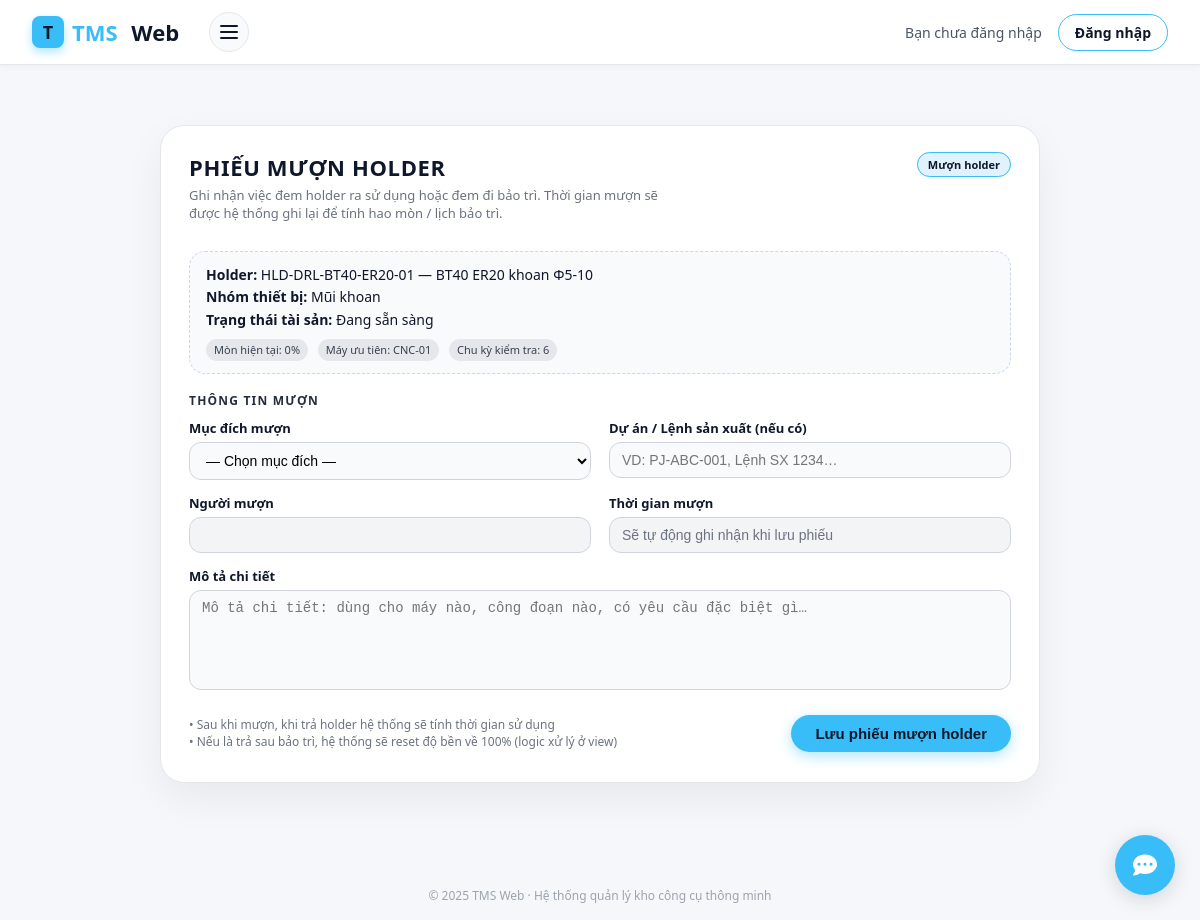
Page /holder-muontra/borrow/3/ on the earlier database version.
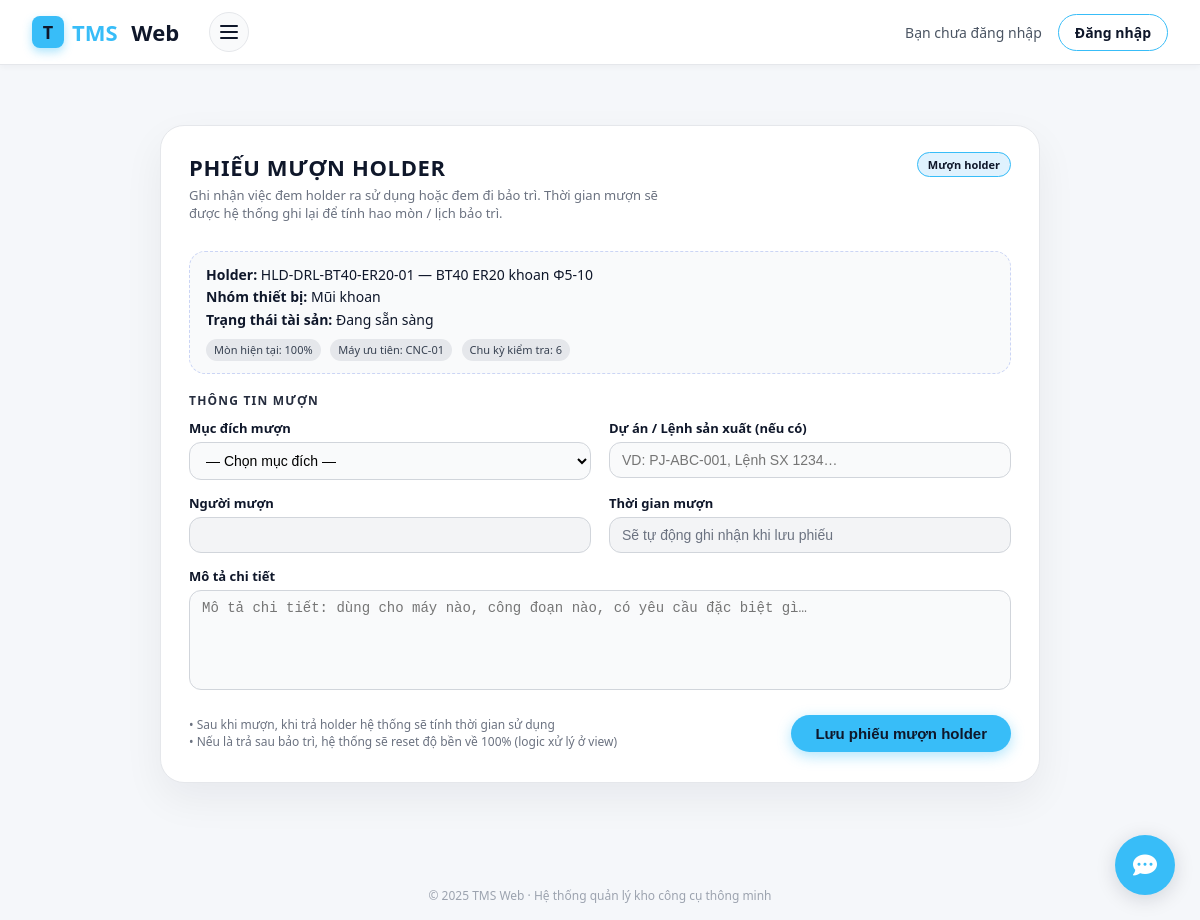
Same page on the later database version.
### holder/models.py (models this page shows, shortened)
class Holder(models.Model):
    ten_thiet_bi = models.CharField(max_length=200)
    nhom_thiet_bi = models.CharField(max_length=100)
    ma_noi_bo = models.CharField(max_length=50, unique=True)
    ma_nha_sx = models.CharField(max_length=100)
    loai_holder = models.CharField(max_length=100, blank=True, null=True)
    so_serial = models.CharField(max_length=100, blank=True, null=True)
    nha_san_xuat = models.CharField(max_length=100, blank=True, null=True)
    nha_cung_cap = models.CharField(max_length=150, blank=True, null=True)
    nguoi_quan_ly = models.CharField(max_length=100, blank=True, null=True)
    TRANG_THAI_CHOICES = [
        ("dang_su_dung", "Đang sẵn sàng"),
        ("dang_bao_tri", "Đang bảo trì"),
        ("ngung_su_dung", "Ngừng sử dụng"),
        ("dang_duoc_muon", "Đang được mượn"),
    ]
    trang_thai_tai_san = models.CharField(
        max_length=20,
        choices=TRANG_THAI_CHOICES,
        blank=True,
        null=True,
    )
    chuan_ga = models.CharField(max_length=50, blank=True, null=True)
    loai_kep = models.CharField(max_length=50, blank=True, null=True)
    chieu_dai_lam_viec = models.DecimalField(
        max_digits=6, decimal_places=2, blank=True, null=True
    )
    duong_kinh_kep_max = models.DecimalField(
        max_digits=6, decimal_places=2, blank=True, null=True
    )
    tu = models.CharField(max_length=50, blank=True, null=True)
    ngan = models.CharField(max_length=50, blank=True, null=True)
    may_uu_tien = models.CharField(max_length=200, blank=True, null=True)
    ngay_nhap_kho = models.DateField(blank=True, null=True)
    gia_tri_mua = models.BigIntegerField(blank=True, null=True)
    chu_ky_kiem_tra = models.CharField(max_length=100, blank=True, null=True)
    lan_kiem_tra_gan_nhat = models.DateField(blank=True, null=True)
    so_lan_ga_thao = models.IntegerField(blank=True, null=True)
    danh_gia_gan_nhat = models.TextField(blank=True, null=True)
    cv = models.DecimalField(  # Độ cứng vững
        max_digits=4, decimal_places=1, blank=True, null=True
    )
    dx = models.DecimalField(  # Độ chính xác gá kẹp
        max_digits=4, decimal_places=1, blank=True, null=True
    )
    mon = models.IntegerField(blank=True, null=True)  # % mòn
    tan_suat = models.IntegerField(blank=True, null=True)  # lần/tháng
    ld = models.DecimalField(  # chiều dài nhô dao
        max_digits=6, decimal_places=2, blank=True, null=True
    )
    ket_luan_fuzzy = models.TextField(blank=True, null=True)
    tool_khuyen_dung = models.ManyToManyField(
        'tool.tool',          # hoặc 'Tool' nếu cùng app
        blank=True,
        related_name='holders_khuyen_dung',
        help_text="Các tool tương thích & khuyên dùng với holder này"
    )
    ma_nhom_tuong_thich = models.CharField(
        max_length=50,
        blank=True,
        null=True,
        help_text="Nếu 2 holder có cùng mã này thì coi như tương thích / thay thế cho nhau"
    )
    created_at = models.DateTimeField(auto_now_add=True)

### holder_muontra/views.py (the view, shortened to what this page needs)
# urls.py: path("borrow/<int:holder_id>/", views.borrow_for_holder, name="borrow_for_holder"),
def borrow_for_holder(request, holder_id):
    holder = get_object_or_404(Holder, pk=holder_id)
    if holder.trang_thai_tai_san != "dang_su_dung":
        messages.error(
            request,
            f"Holder hiện đang ở trạng thái: {holder.get_trang_thai_tai_san_display()}, không thể mượn."
        )
        return redirect("holder_muontra:history_holder")
    if HolderHistory.objects.filter(holder=holder, trang_thai="DANG_MUON").exists():
        messages.error(request, "Holder này đã có phiếu mượn đang mở.")
        return redirect("holder_muontra:history_holder")
    context = {
        "holder": holder,
        "MUC_DICH_CHOICES": HolderHistory.MUC_DICH_CHOICES,
    }
    return render(request, "holder_borrow.html", context)

### templates/holder_borrow.html (shortened to what this page needs)
{% extends "base.html" %}
{% block content %}
<div class="holder-borrow-page">
  <div class="hb-card">
    <div class="hb-header">
      <div>
        <div class="hb-title">Phiếu mượn holder</div>
        <p class="hb-sub">
          Ghi nhận việc đem holder ra sử dụng hoặc đem đi bảo trì.
          Thời gian mượn sẽ được hệ thống ghi lại để tính hao mòn / lịch bảo trì.
        </p>
      </div>
      <div>
        <span class="hb-badge">Mượn holder</span>
      </div>
    </div>
    <div class="hb-info-box">
      <div class="hb-info-line">
        <strong>Holder:</strong>
        {{ holder.ma_noi_bo }} — {{ holder.ten_thiet_bi }}
      </div>
      <div class="hb-info-line">
        <strong>Nhóm thiết bị:</strong>
        {{ holder.nhom_thiet_bi|default:"(chưa khai báo)" }}
      </div>
      <div class="hb-info-line">
        <strong>Trạng thái tài sản:</strong>
        {{ holder.get_trang_thai_tai_san_display|default:"(chưa thiết lập)" }}
      </div>
      <div class="hb-info-line" style="margin-top:4px;">
        {% if holder.mon is not None %}
          <span class="hb-info-tag">Mòn hiện tại: {{ holder.mon }}%</span>
        {% endif %}
        {% if holder.may_uu_tien %}
          <span class="hb-info-tag">Máy ưu tiên: {{ holder.may_uu_tien }}</span>
        {% endif %}
        {% if holder.chu_ky_kiem_tra %}
          <span class="hb-info-tag">Chu kỳ kiểm tra: {{ holder.chu_ky_kiem_tra }}</span>
        {% endif %}
      </div>
    </div>
    <form method="post">
      <div class="hb-section-title">Thông tin mượn</div>
      <div class="hb-grid">
        <div class="hb-row">
          <label class="hb-label">Mục đích mượn</label>
          <select name="muc_dich" class="hb-select" required>
            <option value="">— Chọn mục đích —</option>
          </select>
        </div>
        <div class="hb-row">
          <label class="hb-label">Dự án / Lệnh sản xuất (nếu có)</label>
          <input
            type="text"
            name="du_an"
            class="hb-input"
            placeholder="VD: PJ-ABC-001, Lệnh SX 1234…"
          >
        </div>
        <div class="hb-row">
          <label class="hb-label">Người mượn</label>
          <input
            type="text"
            class="hb-input"
            value="{{ request.user.get_full_name|default:request.user.username }}"
            readonly
          >
        </div>
        <div class="hb-row">
          <label class="hb-label">Thời gian mượn</label>
          <input
            type="text"
            class="hb-input"
            value="Sẽ tự động ghi nhận khi lưu phiếu"
            readonly
          >
        </div>
        <div class="hb-row hb-row-full">
          <label class="hb-label">Mô tả chi tiết</label>
          <textarea
            name="mo_ta"
            class="hb-textarea"
            placeholder="Mô tả chi tiết: dùng cho máy nào, công đoạn nào, có yêu cầu đặc biệt gì…"
          ></textarea>
        </div>
      </div>
      <div class="hb-footer">
        <div class="hb-note">
          • Sau khi mượn, khi trả holder hệ thống sẽ tính thời gian sử dụng<br>
          • Nếu là trả sau bảo trì, hệ thống sẽ reset độ bền về 100% (logic xử lý ở view)
        </div>
        <button type="submit" class="hb-submit">
          Lưu phiếu mượn holder
        </button>
      </div>
    </form>
  </div>
</div>
{% endblock %}

Differences in the rows shown:
changed Holder "HLD-DRL-BT40-ER20-01": mon "0" → "100"
